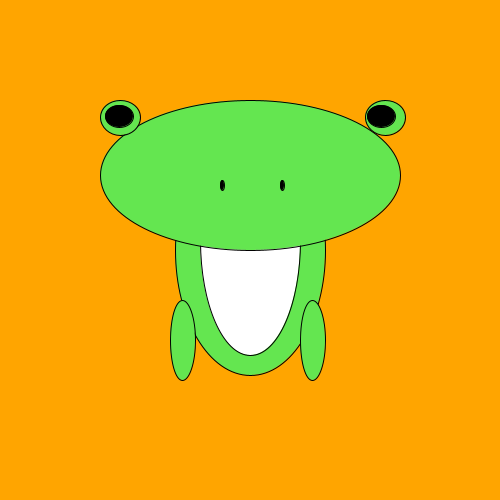
Frame 1 (no input)
Frame 60 (the mouse pressed at the canvas centre just before this capture): identical to frame 1, image omitted
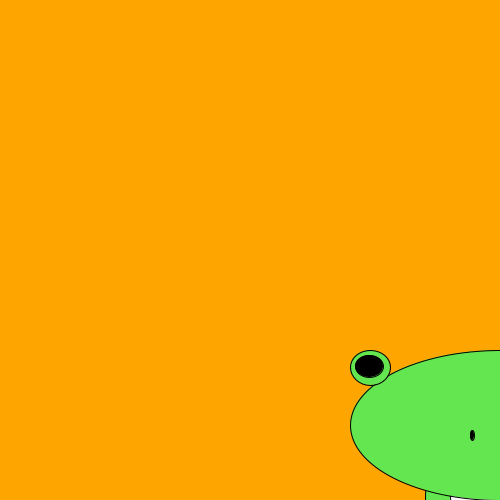
Frame 120 (the mouse held since frame 60 and released just before this capture)

The Processing sketch that drew these frames (run headless with seeded random() and noise(); from frame 60 on, the mouse is pressed at the canvas centre):

// Processing sketch: processing_23318
// ── processing_23318.pde

void setup(){

size(500,500);

}


void draw(){
  
background(255,165,0);  
stroke(0);

//body
fill(100,230,80);
ellipseMode(CENTER);
ellipse(250+mouseX,250+mouseY,150,250);

fill(255);
ellipse(250+mouseX,240+mouseY,100,230);

//legs
fill(100,230,80);
ellipseMode(CORNER);
ellipse(170+mouseX,300+mouseY,25,80);
ellipse(300+mouseX,300+mouseY,25,80);


//head
fill(100,230,80);
ellipseMode(CORNER);
ellipse(100+mouseX,100+mouseY,300,150);

fill(0);
ellipse(220+mouseX,180+mouseY,4,10);
ellipse(280+mouseX,180+mouseY,4,10);

//eye
fill(100,230,80);
ellipseMode(CORNER);
ellipse(100+mouseX,100+mouseY,40,35);
ellipse(365+mouseX,100+mouseY,40,35);

fill(0);
ellipse(105+mouseX,105+mouseY,28,22);
ellipse(367+mouseX,105+mouseY,28,22);

}
